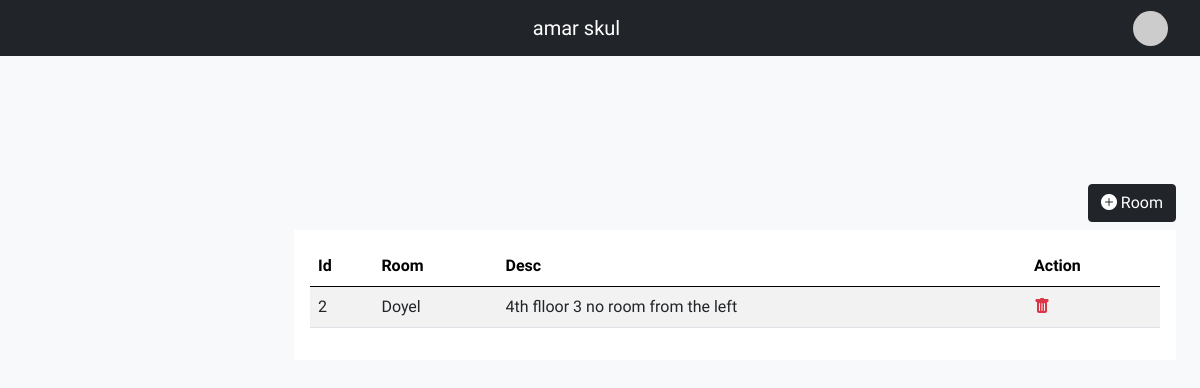
/dashboard/rooms (signed in), run on an earlier commit of the app's database.
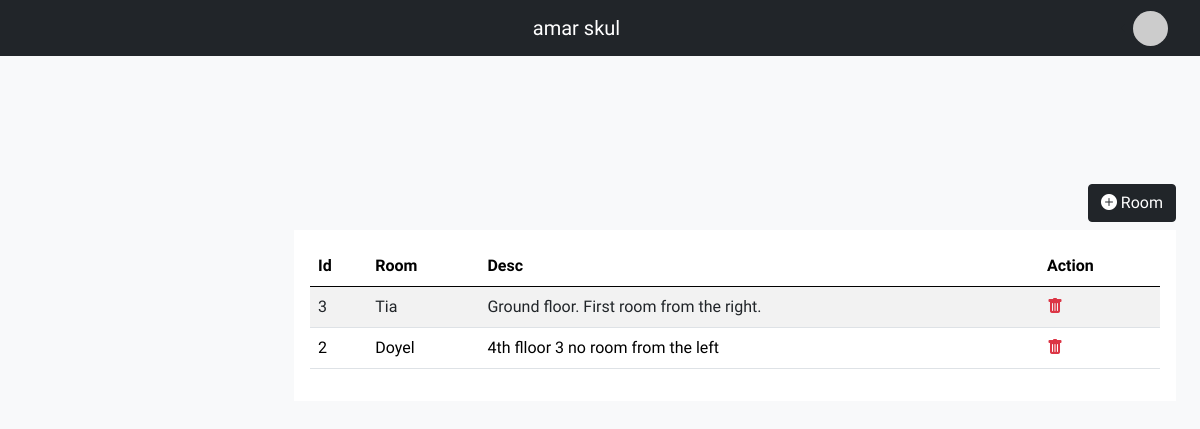
And on a later commit of the database.
### base/models.py (models this page shows)
class Room(models.Model):
  school = models.ForeignKey(User, on_delete=models.CASCADE, null=True, blank=True)
  room = models.CharField(max_length=50)
  desc = models.TextField(null=True, blank=True)

### base/views.py (the view, shortened to what this page needs)
# urls.py: path('dashboard/rooms', get_rooms, name='get_rooms'),
def get_rooms(request):
  data = request.POST
  rooms = Room.objects.filter(school=request.user).order_by('-id')
  context = {'rooms':rooms}
  d = request.GET.get('delete')
  if d:
    try:
      Room.objects.get(school=request.user, id=d).delete()
    except:
      return redirect(dashboard)
  return render(request, 'dashboard/rooms.html', context)

### base/context_processors.py (called while the page is built)
def get_subjects(r):
  context = {'subjects': Subject.objects.all()}
  return context

def get_classes(r):
  context = {'classes': Class.objects.filter(school__id=r.user.id)}
  return context

def get_years(r):
  context = {'years':Year.objects.all()}
  return context

def get_sec(r):
  context = {'sections':Section.objects.all()}
  return context

def get_day(r):
  context = {'days':Day.objects.all()}
  return context

### base/models.py (called while the page is built)
  def __str__(self):
    return self.name

### templates/dashboard/rooms.html (shortened to what this page needs)
{% extends 'dashboard/dashboard.html' %}
{% block body %}
<div class="col-md-12">
<section class="vh-100">
 <div class="mt-5 d-lex h-75 justify-content-center align-items-center">
<div class="text-end">
<button type="button" class="btn btn-dark my-2" data-bs-toggle="modal" data-bs-target="#exampleModal">
  <i class="bi bi-plus-circle-fill"></i> Room
</button>
</div>
   <div class="card-table card-body bg-white">
<table class="table table-striped">
  <thead>
    <tr>
      <th scope="col">Id</th>
      <th scope="col">Room</th>
     <th scope="col">Desc</th>
      <th scope="col">Action</th>
    </tr>
  </thead>
  <tbody>
    {% for room in rooms %}
    <tr>
      <td>{{room.id}}</td>
      <td>{{room.room}}</td>
      <td>{{room.desc}}</td>
      <td>
        <a href="/dashboard/rooms?delete={{room.id}}"><i class="text-danger bi bi-trash-fill"></i></a>
      </td>
    </tr>
    {% endfor %}
  </table>
        </div>
    </div>
  </section>
</div>
{% endblock %}

What changed in the data, as far as the page shows it:
added Room: id "3", room "Tia", desc "Ground floor. First room from the right."
